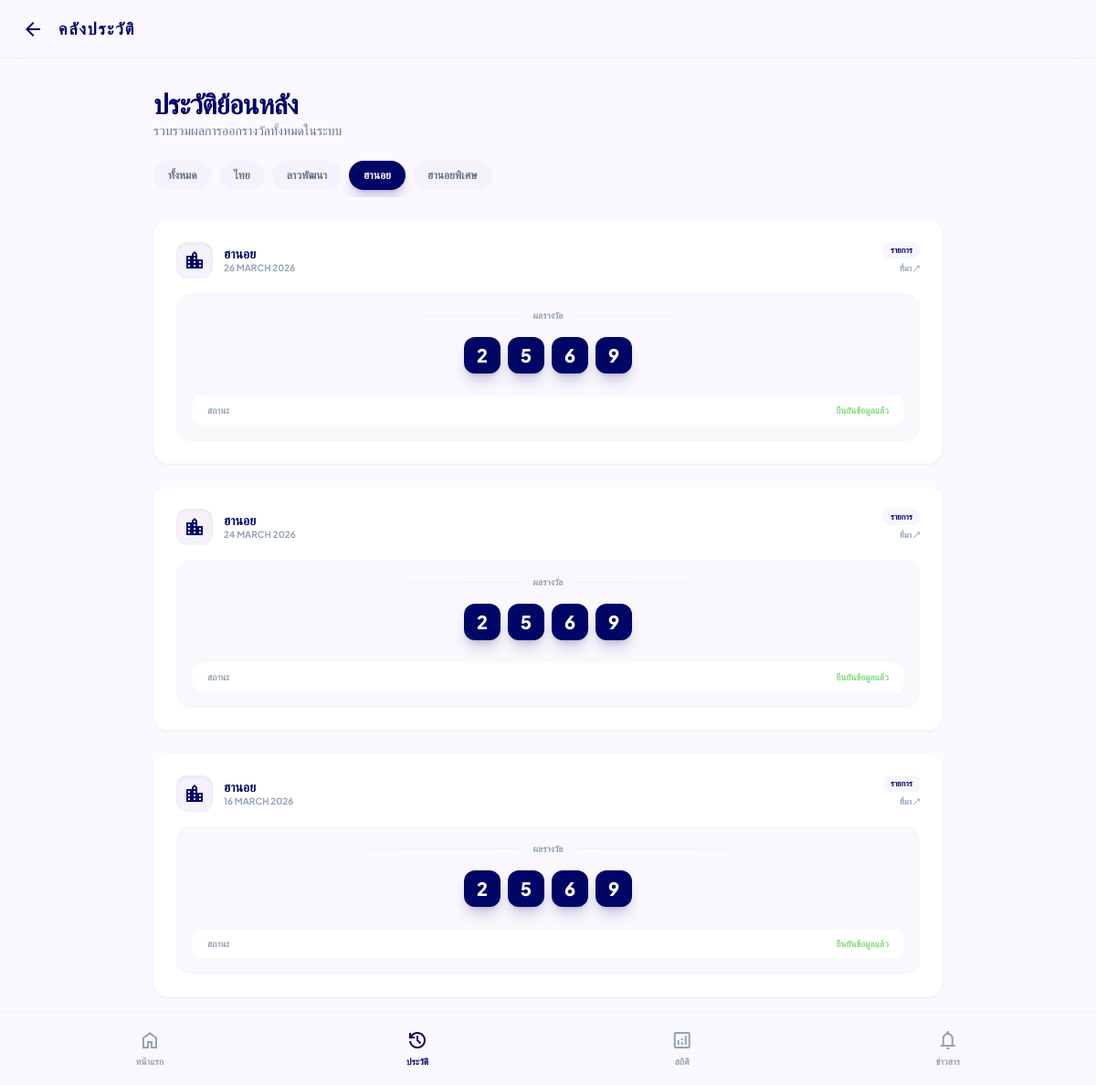
Screenshot of /history?type=ฮานอย with the database file from the repository.
### database.py (models this page shows)
class LotteryResult(Base):
    __tablename__ = "lottery_results"
    id = Column(Integer, primary_key=True, index=True)
    sanook_id = Column(String, unique=True, index=True)
    type = Column(String, index=True) # ไทย, ลาวพัฒนา, ฮานอย, ฮานอยพิเศษ
    draw_date = Column(Date, index=True)
    draw_title = Column(String)
    prizes = Column(JSON)
    url = Column(String)
    scraped_at = Column(DateTime, default=datetime.now)

### main.py (the view)
@app.get("/history", response_class=HTMLResponse)
async def history_page(request: Request, type: str = None, db: Session = Depends(get_db)):
    query = db.query(LotteryResult)
    if type:
        query = query.filter(LotteryResult.type == type)
    results = query.order_by(LotteryResult.draw_date.desc()).limit(100).all()
    all_types = ["ไทย", "ลาวพัฒนา", "ฮานอย", "ฮานอยพิเศษ"]
    return templates.TemplateResponse(
        request=request,
        name="history.html",
        context={
            "results": results,
            "current_type": type,
            "all_types": all_types
        }
    )

### templates/history.html (shortened to what this page needs)
<!DOCTYPE html>
<html class="light" lang="th">
<head>
    <script src="https://cdn.tailwindcss.com?plugins=forms,container-queries"></script>
    <script id="tailwind-config">
          tailwind.config = {
            darkMode: "class",
            theme: {
              extend: {
                colors: {
                  "primary": "#000666",
                  "background": "#fbf8ff",
                  "surface-container-lowest": "#ffffff",
                  "surface-container-low": "#f5f2fb",
                  "primary-fixed": "#e0e0ff",
                  "secondary-container": "#fed65b",
                  "on-secondary-container": "#745c00",
                  "tertiary-fixed-dim": "#88d982",
                  "outline-variant": "#c6c5d4"
                },
                fontFamily: {
                  "headline": ["Be Vietnam Pro"],
                  "body": ["Plus Jakarta Sans"]
                }
              }
            }
          }
    </script>
</head>
<body class="bg-background font-body text-slate-900">
    <header class="fixed top-0 w-full z-50 glass-header flex items-center justify-between px-6 h-16 border-b border-outline-variant/20">
        <div class="flex items-center gap-4">
            <a href="/" class="material-symbols-outlined text-primary">arrow_back</a>
            <h1 class="text-lg font-black tracking-widest text-primary font-headline">คลังประวัติ</h1>
        </div>
    </header>
    <main class="pt-20 pb-24 px-4 max-w-4xl mx-auto space-y-6">
        <section class="mt-4">
            <h2 class="text-3xl font-black text-primary font-headline tracking-tight">ประวัติย้อนหลัง</h2>
            <p class="text-sm text-slate-500">รวบรวมผลการออกรางวัลทั้งหมดในระบบ</p>
        </section>
        <section class="flex gap-2 overflow-x-auto pb-2 -mx-4 px-4 no-scrollbar">
            <a href="/history" class="px-4 py-2 rounded-full whitespace-nowrap text-xs font-bold transition-all {% if not current_type %}bg-primary text-white shadow-lg shadow-primary/20{% else %}bg-surface-container-low text-slate-500 hover:bg-slate-200{% endif %}">
                ทั้งหมด
            </a>
            {% for t in all_types %}
            <a href="/history?type={{ t }}" class="px-4 py-2 rounded-full whitespace-nowrap text-xs font-bold transition-all {% if current_type == t %}bg-primary text-white shadow-lg shadow-primary/20{% else %}bg-surface-container-low text-slate-500 hover:bg-slate-200{% endif %}">
                {{ t }}
            </a>
            {% endfor %}
        </section>
        {% for res in results %}
        <article class="bg-surface-container-lowest rounded-2xl p-6 border border-outline-variant/10 shadow-sm transition-all hover:translate-y-[-2px] flex flex-col gap-4">
            <div class="flex justify-between items-start">
                <div class="flex items-center gap-3">
                    <div class="w-10 h-10 bg-surface-container-low rounded-xl flex items-center justify-center text-primary shadow-inner">
                        <span class="material-symbols-outlined">{% if res.type == 'ไทย' %}account_balance{% elif res.type == 'ลาวพัฒนา' %}public{% else %}location_city{% endif %}</span>
                    </div>
                    <div>
                        <h3 class="font-bold text-primary text-sm leading-tight">{{ res.type }}</h3>
                        <p class="text-[10px] text-slate-400 font-bold uppercase">{{ res.draw_date.strftime('%d %B %Y') if res.draw_date else 'N/A' }}</p>
                    </div>
                </div>
                <div class="flex flex-col items-end gap-1">
                    <span class="px-2 py-0.5 bg-primary-fixed/30 text-primary text-[9px] font-black rounded-md uppercase">รายการ</span>
                    <a href="{{ res.url }}" target="_blank" class="text-[9px] font-bold text-slate-400 hover:text-primary">ที่มา ↗</a>
                </div>
            </div>
            <div class="bg-surface-container-low/50 rounded-2xl p-4 border border-outline-variant/5">
                {% if res.type == 'ไทย' %}
                    <div class="space-y-4">
                        <div class="flex flex-col items-center">
                            <p class="text-[10px] text-slate-400 font-bold uppercase mb-1">รางวัลที่ 1</p>
                            <span class="text-3xl font-black text-primary font-headline tracking-tighter">{{ res.prizes.get('รางวัลที่หนึ่ง', '------') }}</span>
                        </div>
                        <div class="grid grid-cols-3 gap-2 pt-4 border-t border-outline-variant/10">
                            <div class="text-center">
                                <p class="text-[9px] text-slate-400 font-bold uppercase mb-1">เลขหน้า 3 ตัว</p>
                                <p class="font-bold text-primary">{{ res.prizes.get('เลขหน้า_3_ตัว', '-') }}</p>
                            </div>
                            <div class="text-center border-x border-outline-variant/10">
                                <p class="text-[9px] text-slate-400 font-bold uppercase mb-1">เลขท้าย 3 ตัว</p>
                                <p class="font-bold text-primary">{{ res.prizes.get('เลขท้าย_3_ตัว', '-') }}</p>
                            </div>
                            <div class="text-center">
                                <p class="text-[9px] text-orange-600 font-bold uppercase mb-1">เลขท้าย 2 ตัว</p>
                                <p class="font-black text-orange-600 text-lg leading-none">{{ res.prizes.get('เลขท้าย_2_ตัว', '-') }}</p>
                            </div>
                        </div>
                    </div>
                {% else %}
                    <div class="flex flex-col items-center">
                        <div class="w-full flex items-center justify-between mb-4 px-2">
                            <div class="h-[1px] flex-1 bg-gradient-to-r from-transparent to-outline-variant/20"></div>
                            <p class="text-[10px] text-slate-400 font-bold uppercase px-4">ผลรางวัล</p>
                            <div class="h-[1px] flex-1 bg-gradient-to-l from-transparent to-outline-variant/20"></div>
                        </div>
                        {% set p1 = res.prizes.get('รางวัลที่หนึ่ง', res.prizes.get('number_0', '----')) %}
                        <div class="flex flex-wrap justify-center gap-2">
                            {% if p1 != '----' %}
                                {% for char in p1.split() | join('') %}
                                <div class="w-10 h-10 rounded-xl bg-primary text-white flex items-center justify-center text-xl font-black shadow-lg shadow-primary/20">
                                    {{ char }}
                                </div>
                                {% endfor %}
                            {% else %}
                                <span class="text-slate-300 font-black text-2xl tracking-[0.3em]">ไม่พบข้อมูล</span>
                            {% endif %}
                        </div>
                        <div class="mt-6 w-full flex justify-between items-center px-4 py-2 bg-surface-container-lowest rounded-xl border border-outline-variant/5">
                            <span class="text-[10px] font-bold text-slate-400">สถานะ</span>
                            <span class="text-[10px] font-black text-tertiary-fixed-dim uppercase">ยืนยันข้อมูลแล้ว</span>
                        </div>
                    </div>
                {% endif %}
            </div>
        </article>
        {% endfor %}
    </main>
    <nav class="fixed bottom-0 left-0 w-full flex justify-around items-center h-20 px-4 pb-safe glass-header z-50 border-t border-outline-variant/20">
        <a href="/" class="flex flex-col items-center justify-center text-slate-400">
            <span class="material-symbols-outlined mb-1">home</span>
            <span class="text-[10px] font-semibold uppercase">หน้าแรก</span>
        </a>
        <a href="/history" class="flex flex-col items-center justify-center text-primary">
            <span class="material-symbols-outlined mb-1" style="font-variation-settings: 'FILL' 1;">history</span>
            <span class="text-[10px] font-semibold uppercase">ประวัติ</span>
        </a>
        <a href="/statistics" class="flex flex-col items-center justify-center text-slate-400 hover:text-primary transition-colors">
            <span class="material-symbols-outlined mb-1">analytics</span>
            <span class="text-[10px] font-semibold uppercase">สถิติ</span>
        </a>
        <a href="https://www.sanook.com/news/lotto/" target="_blank" class="flex flex-col items-center justify-center text-slate-400">
            <span class="material-symbols-outlined mb-1">notifications</span>
            <span class="text-[10px] font-semibold uppercase">ข่าวสาร</span>
        </a>
    </nav>
</body>
</html>

### templates/history.html (style rules this page uses)
.material-symbols-outlined { font-variation-settings: 'FILL' 0, 'wght' 400, 'GRAD' 0, 'opsz' 24; }
.glass-header { background: rgba(251, 248, 255, 0.8); backdrop-filter: blur(20px); }

### rows the page displays
LotteryResult: type "ฮานอย", draw_date "26 MARCH 2026", char "2" "5" "6" "9"
LotteryResult: type "ฮานอย", draw_date "24 MARCH 2026", char "2" "5" "6" "9"
LotteryResult: type "ฮานอย", draw_date "16 MARCH 2026", char "2" "5" "6" "9"

### other values shown
{{ t }} "ไทย" "ลาวพัฒนา" "ฮานอย" "ฮานอยพิเศษ"
